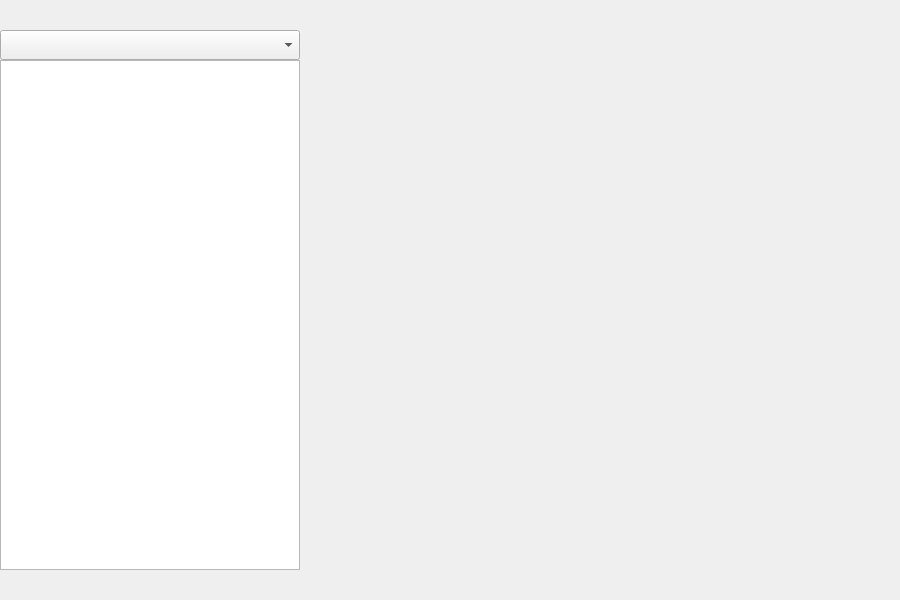
<?xml version="1.0" encoding="UTF-8"?>
<ui version="4.0">
 <class>routeStopsWindow</class>
 <widget class="QWidget" name="routeStopsWindow">
  <property name="geometry">
   <rect>
    <x>0</x>
    <y>0</y>
    <width>900</width>
    <height>600</height>
   </rect>
  </property>
  <property name="sizePolicy">
   <sizepolicy hsizetype="Fixed" vsizetype="Fixed">
    <horstretch>0</horstretch>
    <verstretch>0</verstretch>
   </sizepolicy>
  </property>
  <property name="windowTitle">
   <string>Расписание городского транспорта</string>
  </property>
  <widget class="QLabel" name="label">
   <property name="geometry">
    <rect>
     <x>0</x>
     <y>0</y>
     <width>300</width>
     <height>30</height>
    </rect>
   </property>
   <property name="font">
    <font>
     <pointsize>12</pointsize>
     <bold>true</bold>
    </font>
   </property>
   <property name="text">
    <string/>
   </property>
   <property name="alignment">
    <set>Qt::AlignCenter</set>
   </property>
  </widget>
  <widget class="QLabel" name="label_2">
   <property name="geometry">
    <rect>
     <x>300</x>
     <y>0</y>
     <width>600</width>
     <height>600</height>
    </rect>
   </property>
   <property name="text">
    <string/>
   </property>
  </widget>
  <widget class="QListView" name="listView">
   <property name="geometry">
    <rect>
     <x>0</x>
     <y>60</y>
     <width>300</width>
     <height>510</height>
    </rect>
   </property>
  </widget>
  <widget class="QWidget" name="horizontalLayoutWidget">
   <property name="geometry">
    <rect>
     <x>0</x>
     <y>570</y>
     <width>301</width>
     <height>31</height>
    </rect>
   </property>
   <layout class="QHBoxLayout" name="horizontalLayout">
    <property name="spacing">
     <number>10</number>
    </property>
    <property name="leftMargin">
     <number>10</number>
    </property>
    <property name="rightMargin">
     <number>10</number>
    </property>
   </layout>
  </widget>
  <widget class="QComboBox" name="comboBox">
   <property name="geometry">
    <rect>
     <x>0</x>
     <y>30</y>
     <width>300</width>
     <height>30</height>
    </rect>
   </property>
   <property name="font">
    <font>
     <pointsize>12</pointsize>
     <bold>true</bold>
    </font>
   </property>
  </widget>
 </widget>
 <resources/>
 <connections/>
</ui>
